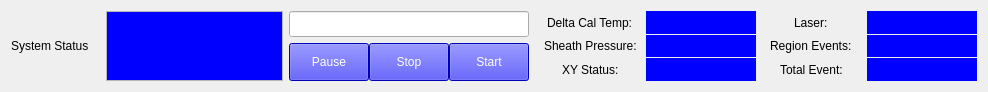
<?xml version="1.0" encoding="UTF-8"?>
<ui version="4.0">
 <class>StatusBarWidget</class>
 <widget class="QWidget" name="StatusBarWidget">
  <property name="geometry">
   <rect>
    <x>0</x>
    <y>0</y>
    <width>988</width>
    <height>89</height>
   </rect>
  </property>
  <property name="windowTitle">
   <string>StatusBar</string>
  </property>
  <layout class="QHBoxLayout" name="horizontalLayout" stretch="1,2,2,5">
   <item>
    <widget class="QLabel" name="label">
     <property name="text">
      <string>System Status</string>
     </property>
    </widget>
   </item>
   <item>
    <widget class="QPlainTextEdit" name="plainTextEdit">
     <property name="palette">
      <palette>
       <active>
        <colorrole role="Text">
         <brush brushstyle="SolidPattern">
          <color alpha="255">
           <red>255</red>
           <green>255</green>
           <blue>255</blue>
          </color>
         </brush>
        </colorrole>
        <colorrole role="Base">
         <brush brushstyle="SolidPattern">
          <color alpha="255">
           <red>0</red>
           <green>0</green>
           <blue>255</blue>
          </color>
         </brush>
        </colorrole>
       </active>
       <inactive>
        <colorrole role="Text">
         <brush brushstyle="SolidPattern">
          <color alpha="255">
           <red>255</red>
           <green>255</green>
           <blue>255</blue>
          </color>
         </brush>
        </colorrole>
        <colorrole role="Base">
         <brush brushstyle="SolidPattern">
          <color alpha="255">
           <red>0</red>
           <green>0</green>
           <blue>255</blue>
          </color>
         </brush>
        </colorrole>
       </inactive>
       <disabled>
        <colorrole role="Text">
         <brush brushstyle="SolidPattern">
          <color alpha="255">
           <red>120</red>
           <green>120</green>
           <blue>120</blue>
          </color>
         </brush>
        </colorrole>
        <colorrole role="Base">
         <brush brushstyle="SolidPattern">
          <color alpha="255">
           <red>240</red>
           <green>240</green>
           <blue>240</blue>
          </color>
         </brush>
        </colorrole>
       </disabled>
      </palette>
     </property>
    </widget>
   </item>
   <item>
    <layout class="QGridLayout" name="gridLayout" rowstretch="2,3" rowminimumheight="2,3">
     <property name="horizontalSpacing">
      <number>0</number>
     </property>
     <property name="verticalSpacing">
      <number>6</number>
     </property>
     <item row="0" column="0" colspan="3">
      <widget class="QProgressBar" name="progressBar">
       <property name="sizePolicy">
        <sizepolicy hsizetype="Expanding" vsizetype="Expanding">
         <horstretch>0</horstretch>
         <verstretch>0</verstretch>
        </sizepolicy>
       </property>
       <property name="styleSheet">
        <string notr="true">QProgressBar::chunk {
   background-color: blue;   
}</string>
       </property>
       <property name="value">
        <number>0</number>
       </property>
       <property name="textVisible">
        <bool>false</bool>
       </property>
      </widget>
     </item>
     <item row="1" column="0">
      <widget class="QPushButton" name="pushButton">
       <property name="sizePolicy">
        <sizepolicy hsizetype="Minimum" vsizetype="Expanding">
         <horstretch>0</horstretch>
         <verstretch>0</verstretch>
        </sizepolicy>
       </property>
       <property name="palette">
        <palette>
         <active>
          <colorrole role="Button">
           <brush brushstyle="SolidPattern">
            <color alpha="255">
             <red>0</red>
             <green>0</green>
             <blue>255</blue>
            </color>
           </brush>
          </colorrole>
          <colorrole role="ButtonText">
           <brush brushstyle="SolidPattern">
            <color alpha="255">
             <red>255</red>
             <green>255</green>
             <blue>255</blue>
            </color>
           </brush>
          </colorrole>
          <colorrole role="Base">
           <brush brushstyle="SolidPattern">
            <color alpha="255">
             <red>0</red>
             <green>0</green>
             <blue>255</blue>
            </color>
           </brush>
          </colorrole>
          <colorrole role="Window">
           <brush brushstyle="SolidPattern">
            <color alpha="255">
             <red>0</red>
             <green>0</green>
             <blue>255</blue>
            </color>
           </brush>
          </colorrole>
         </active>
         <inactive>
          <colorrole role="Button">
           <brush brushstyle="SolidPattern">
            <color alpha="255">
             <red>0</red>
             <green>0</green>
             <blue>255</blue>
            </color>
           </brush>
          </colorrole>
          <colorrole role="ButtonText">
           <brush brushstyle="SolidPattern">
            <color alpha="255">
             <red>255</red>
             <green>255</green>
             <blue>255</blue>
            </color>
           </brush>
          </colorrole>
          <colorrole role="Base">
           <brush brushstyle="SolidPattern">
            <color alpha="255">
             <red>0</red>
             <green>0</green>
             <blue>255</blue>
            </color>
           </brush>
          </colorrole>
          <colorrole role="Window">
           <brush brushstyle="SolidPattern">
            <color alpha="255">
             <red>0</red>
             <green>0</green>
             <blue>255</blue>
            </color>
           </brush>
          </colorrole>
         </inactive>
         <disabled>
          <colorrole role="Button">
           <brush brushstyle="SolidPattern">
            <color alpha="255">
             <red>0</red>
             <green>0</green>
             <blue>255</blue>
            </color>
           </brush>
          </colorrole>
          <colorrole role="ButtonText">
           <brush brushstyle="SolidPattern">
            <color alpha="255">
             <red>120</red>
             <green>120</green>
             <blue>120</blue>
            </color>
           </brush>
          </colorrole>
          <colorrole role="Base">
           <brush brushstyle="SolidPattern">
            <color alpha="255">
             <red>0</red>
             <green>0</green>
             <blue>255</blue>
            </color>
           </brush>
          </colorrole>
          <colorrole role="Window">
           <brush brushstyle="SolidPattern">
            <color alpha="255">
             <red>0</red>
             <green>0</green>
             <blue>255</blue>
            </color>
           </brush>
          </colorrole>
         </disabled>
        </palette>
       </property>
       <property name="styleSheet">
        <string notr="true">background-color:blue</string>
       </property>
       <property name="text">
        <string>Pause</string>
       </property>
      </widget>
     </item>
     <item row="1" column="1">
      <widget class="QPushButton" name="pushButton_2">
       <property name="sizePolicy">
        <sizepolicy hsizetype="Minimum" vsizetype="Expanding">
         <horstretch>0</horstretch>
         <verstretch>0</verstretch>
        </sizepolicy>
       </property>
       <property name="palette">
        <palette>
         <active>
          <colorrole role="Button">
           <brush brushstyle="SolidPattern">
            <color alpha="255">
             <red>0</red>
             <green>0</green>
             <blue>255</blue>
            </color>
           </brush>
          </colorrole>
          <colorrole role="ButtonText">
           <brush brushstyle="SolidPattern">
            <color alpha="255">
             <red>255</red>
             <green>255</green>
             <blue>255</blue>
            </color>
           </brush>
          </colorrole>
          <colorrole role="Base">
           <brush brushstyle="SolidPattern">
            <color alpha="255">
             <red>0</red>
             <green>0</green>
             <blue>255</blue>
            </color>
           </brush>
          </colorrole>
          <colorrole role="Window">
           <brush brushstyle="SolidPattern">
            <color alpha="255">
             <red>0</red>
             <green>0</green>
             <blue>255</blue>
            </color>
           </brush>
          </colorrole>
         </active>
         <inactive>
          <colorrole role="Button">
           <brush brushstyle="SolidPattern">
            <color alpha="255">
             <red>0</red>
             <green>0</green>
             <blue>255</blue>
            </color>
           </brush>
          </colorrole>
          <colorrole role="ButtonText">
           <brush brushstyle="SolidPattern">
            <color alpha="255">
             <red>255</red>
             <green>255</green>
             <blue>255</blue>
            </color>
           </brush>
          </colorrole>
          <colorrole role="Base">
           <brush brushstyle="SolidPattern">
            <color alpha="255">
             <red>0</red>
             <green>0</green>
             <blue>255</blue>
            </color>
           </brush>
          </colorrole>
          <colorrole role="Window">
           <brush brushstyle="SolidPattern">
            <color alpha="255">
             <red>0</red>
             <green>0</green>
             <blue>255</blue>
            </color>
           </brush>
          </colorrole>
         </inactive>
         <disabled>
          <colorrole role="Button">
           <brush brushstyle="SolidPattern">
            <color alpha="255">
             <red>0</red>
             <green>0</green>
             <blue>255</blue>
            </color>
           </brush>
          </colorrole>
          <colorrole role="ButtonText">
           <brush brushstyle="SolidPattern">
            <color alpha="255">
             <red>120</red>
             <green>120</green>
             <blue>120</blue>
            </color>
           </brush>
          </colorrole>
          <colorrole role="Base">
           <brush brushstyle="SolidPattern">
            <color alpha="255">
             <red>0</red>
             <green>0</green>
             <blue>255</blue>
            </color>
           </brush>
          </colorrole>
          <colorrole role="Window">
           <brush brushstyle="SolidPattern">
            <color alpha="255">
             <red>0</red>
             <green>0</green>
             <blue>255</blue>
            </color>
           </brush>
          </colorrole>
         </disabled>
        </palette>
       </property>
       <property name="styleSheet">
        <string notr="true">background-color:blue</string>
       </property>
       <property name="text">
        <string>Stop</string>
       </property>
      </widget>
     </item>
     <item row="1" column="2">
      <widget class="QPushButton" name="pushButton_3">
       <property name="sizePolicy">
        <sizepolicy hsizetype="Minimum" vsizetype="Expanding">
         <horstretch>0</horstretch>
         <verstretch>0</verstretch>
        </sizepolicy>
       </property>
       <property name="palette">
        <palette>
         <active>
          <colorrole role="Button">
           <brush brushstyle="SolidPattern">
            <color alpha="255">
             <red>0</red>
             <green>0</green>
             <blue>255</blue>
            </color>
           </brush>
          </colorrole>
          <colorrole role="ButtonText">
           <brush brushstyle="SolidPattern">
            <color alpha="255">
             <red>255</red>
             <green>255</green>
             <blue>255</blue>
            </color>
           </brush>
          </colorrole>
          <colorrole role="Base">
           <brush brushstyle="SolidPattern">
            <color alpha="255">
             <red>0</red>
             <green>0</green>
             <blue>255</blue>
            </color>
           </brush>
          </colorrole>
          <colorrole role="Window">
           <brush brushstyle="SolidPattern">
            <color alpha="255">
             <red>0</red>
             <green>0</green>
             <blue>255</blue>
            </color>
           </brush>
          </colorrole>
         </active>
         <inactive>
          <colorrole role="Button">
           <brush brushstyle="SolidPattern">
            <color alpha="255">
             <red>0</red>
             <green>0</green>
             <blue>255</blue>
            </color>
           </brush>
          </colorrole>
          <colorrole role="ButtonText">
           <brush brushstyle="SolidPattern">
            <color alpha="255">
             <red>255</red>
             <green>255</green>
             <blue>255</blue>
            </color>
           </brush>
          </colorrole>
          <colorrole role="Base">
           <brush brushstyle="SolidPattern">
            <color alpha="255">
             <red>0</red>
             <green>0</green>
             <blue>255</blue>
            </color>
           </brush>
          </colorrole>
          <colorrole role="Window">
           <brush brushstyle="SolidPattern">
            <color alpha="255">
             <red>0</red>
             <green>0</green>
             <blue>255</blue>
            </color>
           </brush>
          </colorrole>
         </inactive>
         <disabled>
          <colorrole role="Button">
           <brush brushstyle="SolidPattern">
            <color alpha="255">
             <red>0</red>
             <green>0</green>
             <blue>255</blue>
            </color>
           </brush>
          </colorrole>
          <colorrole role="ButtonText">
           <brush brushstyle="SolidPattern">
            <color alpha="255">
             <red>120</red>
             <green>120</green>
             <blue>120</blue>
            </color>
           </brush>
          </colorrole>
          <colorrole role="Base">
           <brush brushstyle="SolidPattern">
            <color alpha="255">
             <red>0</red>
             <green>0</green>
             <blue>255</blue>
            </color>
           </brush>
          </colorrole>
          <colorrole role="Window">
           <brush brushstyle="SolidPattern">
            <color alpha="255">
             <red>0</red>
             <green>0</green>
             <blue>255</blue>
            </color>
           </brush>
          </colorrole>
         </disabled>
        </palette>
       </property>
       <property name="styleSheet">
        <string notr="true">background-color:blue</string>
       </property>
       <property name="text">
        <string>Start</string>
       </property>
      </widget>
     </item>
    </layout>
   </item>
   <item>
    <layout class="QGridLayout" name="gridLayout_2">
     <property name="horizontalSpacing">
      <number>0</number>
     </property>
     <property name="verticalSpacing">
      <number>1</number>
     </property>
     <item row="0" column="0" alignment="Qt::AlignHCenter">
      <widget class="QLabel" name="label_2">
       <property name="text">
        <string>Delta Cal Temp:</string>
       </property>
      </widget>
     </item>
     <item row="0" column="1">
      <widget class="QLabel" name="labelDeltaCalTemp">
       <property name="palette">
        <palette>
         <active>
          <colorrole role="WindowText">
           <brush brushstyle="SolidPattern">
            <color alpha="255">
             <red>255</red>
             <green>255</green>
             <blue>255</blue>
            </color>
           </brush>
          </colorrole>
          <colorrole role="Button">
           <brush brushstyle="SolidPattern">
            <color alpha="255">
             <red>0</red>
             <green>0</green>
             <blue>255</blue>
            </color>
           </brush>
          </colorrole>
          <colorrole role="Base">
           <brush brushstyle="SolidPattern">
            <color alpha="255">
             <red>0</red>
             <green>0</green>
             <blue>255</blue>
            </color>
           </brush>
          </colorrole>
          <colorrole role="Window">
           <brush brushstyle="SolidPattern">
            <color alpha="255">
             <red>0</red>
             <green>0</green>
             <blue>255</blue>
            </color>
           </brush>
          </colorrole>
         </active>
         <inactive>
          <colorrole role="WindowText">
           <brush brushstyle="SolidPattern">
            <color alpha="255">
             <red>255</red>
             <green>255</green>
             <blue>255</blue>
            </color>
           </brush>
          </colorrole>
          <colorrole role="Button">
           <brush brushstyle="SolidPattern">
            <color alpha="255">
             <red>0</red>
             <green>0</green>
             <blue>255</blue>
            </color>
           </brush>
          </colorrole>
          <colorrole role="Base">
           <brush brushstyle="SolidPattern">
            <color alpha="255">
             <red>0</red>
             <green>0</green>
             <blue>255</blue>
            </color>
           </brush>
          </colorrole>
          <colorrole role="Window">
           <brush brushstyle="SolidPattern">
            <color alpha="255">
             <red>0</red>
             <green>0</green>
             <blue>255</blue>
            </color>
           </brush>
          </colorrole>
         </inactive>
         <disabled>
          <colorrole role="WindowText">
           <brush brushstyle="SolidPattern">
            <color alpha="255">
             <red>120</red>
             <green>120</green>
             <blue>120</blue>
            </color>
           </brush>
          </colorrole>
          <colorrole role="Button">
           <brush brushstyle="SolidPattern">
            <color alpha="255">
             <red>0</red>
             <green>0</green>
             <blue>255</blue>
            </color>
           </brush>
          </colorrole>
          <colorrole role="Base">
           <brush brushstyle="SolidPattern">
            <color alpha="255">
             <red>0</red>
             <green>0</green>
             <blue>255</blue>
            </color>
           </brush>
          </colorrole>
          <colorrole role="Window">
           <brush brushstyle="SolidPattern">
            <color alpha="255">
             <red>0</red>
             <green>0</green>
             <blue>255</blue>
            </color>
           </brush>
          </colorrole>
         </disabled>
        </palette>
       </property>
       <property name="styleSheet">
        <string notr="true">background-color:blue</string>
       </property>
       <property name="text">
        <string/>
       </property>
      </widget>
     </item>
     <item row="0" column="2" alignment="Qt::AlignHCenter">
      <widget class="QLabel" name="label_9">
       <property name="text">
        <string>Laser:</string>
       </property>
      </widget>
     </item>
     <item row="0" column="3">
      <widget class="QLabel" name="labelLaser">
       <property name="palette">
        <palette>
         <active>
          <colorrole role="WindowText">
           <brush brushstyle="SolidPattern">
            <color alpha="255">
             <red>255</red>
             <green>255</green>
             <blue>255</blue>
            </color>
           </brush>
          </colorrole>
          <colorrole role="Button">
           <brush brushstyle="SolidPattern">
            <color alpha="255">
             <red>0</red>
             <green>0</green>
             <blue>255</blue>
            </color>
           </brush>
          </colorrole>
          <colorrole role="Base">
           <brush brushstyle="SolidPattern">
            <color alpha="255">
             <red>0</red>
             <green>0</green>
             <blue>255</blue>
            </color>
           </brush>
          </colorrole>
          <colorrole role="Window">
           <brush brushstyle="SolidPattern">
            <color alpha="255">
             <red>0</red>
             <green>0</green>
             <blue>255</blue>
            </color>
           </brush>
          </colorrole>
         </active>
         <inactive>
          <colorrole role="WindowText">
           <brush brushstyle="SolidPattern">
            <color alpha="255">
             <red>255</red>
             <green>255</green>
             <blue>255</blue>
            </color>
           </brush>
          </colorrole>
          <colorrole role="Button">
           <brush brushstyle="SolidPattern">
            <color alpha="255">
             <red>0</red>
             <green>0</green>
             <blue>255</blue>
            </color>
           </brush>
          </colorrole>
          <colorrole role="Base">
           <brush brushstyle="SolidPattern">
            <color alpha="255">
             <red>0</red>
             <green>0</green>
             <blue>255</blue>
            </color>
           </brush>
          </colorrole>
          <colorrole role="Window">
           <brush brushstyle="SolidPattern">
            <color alpha="255">
             <red>0</red>
             <green>0</green>
             <blue>255</blue>
            </color>
           </brush>
          </colorrole>
         </inactive>
         <disabled>
          <colorrole role="WindowText">
           <brush brushstyle="SolidPattern">
            <color alpha="255">
             <red>120</red>
             <green>120</green>
             <blue>120</blue>
            </color>
           </brush>
          </colorrole>
          <colorrole role="Button">
           <brush brushstyle="SolidPattern">
            <color alpha="255">
             <red>0</red>
             <green>0</green>
             <blue>255</blue>
            </color>
           </brush>
          </colorrole>
          <colorrole role="Base">
           <brush brushstyle="SolidPattern">
            <color alpha="255">
             <red>0</red>
             <green>0</green>
             <blue>255</blue>
            </color>
           </brush>
          </colorrole>
          <colorrole role="Window">
           <brush brushstyle="SolidPattern">
            <color alpha="255">
             <red>0</red>
             <green>0</green>
             <blue>255</blue>
            </color>
           </brush>
          </colorrole>
         </disabled>
        </palette>
       </property>
       <property name="styleSheet">
        <string notr="true">background-color:blue</string>
       </property>
       <property name="text">
        <string/>
       </property>
      </widget>
     </item>
     <item row="1" column="0" alignment="Qt::AlignHCenter">
      <widget class="QLabel" name="label_3">
       <property name="text">
        <string>Sheath Pressure:</string>
       </property>
      </widget>
     </item>
     <item row="1" column="1">
      <widget class="QLabel" name="labelSheathPressure">
       <property name="palette">
        <palette>
         <active>
          <colorrole role="WindowText">
           <brush brushstyle="SolidPattern">
            <color alpha="255">
             <red>255</red>
             <green>255</green>
             <blue>255</blue>
            </color>
           </brush>
          </colorrole>
          <colorrole role="Button">
           <brush brushstyle="SolidPattern">
            <color alpha="255">
             <red>0</red>
             <green>0</green>
             <blue>255</blue>
            </color>
           </brush>
          </colorrole>
          <colorrole role="Base">
           <brush brushstyle="SolidPattern">
            <color alpha="255">
             <red>0</red>
             <green>0</green>
             <blue>255</blue>
            </color>
           </brush>
          </colorrole>
          <colorrole role="Window">
           <brush brushstyle="SolidPattern">
            <color alpha="255">
             <red>0</red>
             <green>0</green>
             <blue>255</blue>
            </color>
           </brush>
          </colorrole>
         </active>
         <inactive>
          <colorrole role="WindowText">
           <brush brushstyle="SolidPattern">
            <color alpha="255">
             <red>255</red>
             <green>255</green>
             <blue>255</blue>
            </color>
           </brush>
          </colorrole>
          <colorrole role="Button">
           <brush brushstyle="SolidPattern">
            <color alpha="255">
             <red>0</red>
             <green>0</green>
             <blue>255</blue>
            </color>
           </brush>
          </colorrole>
          <colorrole role="Base">
           <brush brushstyle="SolidPattern">
            <color alpha="255">
             <red>0</red>
             <green>0</green>
             <blue>255</blue>
            </color>
           </brush>
          </colorrole>
          <colorrole role="Window">
           <brush brushstyle="SolidPattern">
            <color alpha="255">
             <red>0</red>
             <green>0</green>
             <blue>255</blue>
            </color>
           </brush>
          </colorrole>
         </inactive>
         <disabled>
          <colorrole role="WindowText">
           <brush brushstyle="SolidPattern">
            <color alpha="255">
             <red>120</red>
             <green>120</green>
             <blue>120</blue>
            </color>
           </brush>
          </colorrole>
          <colorrole role="Button">
           <brush brushstyle="SolidPattern">
            <color alpha="255">
             <red>0</red>
             <green>0</green>
             <blue>255</blue>
            </color>
           </brush>
          </colorrole>
          <colorrole role="Base">
           <brush brushstyle="SolidPattern">
            <color alpha="255">
             <red>0</red>
             <green>0</green>
             <blue>255</blue>
            </color>
           </brush>
          </colorrole>
          <colorrole role="Window">
           <brush brushstyle="SolidPattern">
            <color alpha="255">
             <red>0</red>
             <green>0</green>
             <blue>255</blue>
            </color>
           </brush>
          </colorrole>
         </disabled>
        </palette>
       </property>
       <property name="styleSheet">
        <string notr="true">background-color:blue</string>
       </property>
       <property name="text">
        <string/>
       </property>
      </widget>
     </item>
     <item row="1" column="2" alignment="Qt::AlignHCenter">
      <widget class="QLabel" name="label_11">
       <property name="text">
        <string>Region Events:</string>
       </property>
      </widget>
     </item>
     <item row="1" column="3">
      <widget class="QLabel" name="labelRegionEvents">
       <property name="palette">
        <palette>
         <active>
          <colorrole role="WindowText">
           <brush brushstyle="SolidPattern">
            <color alpha="255">
             <red>255</red>
             <green>255</green>
             <blue>255</blue>
            </color>
           </brush>
          </colorrole>
          <colorrole role="Button">
           <brush brushstyle="SolidPattern">
            <color alpha="255">
             <red>0</red>
             <green>0</green>
             <blue>255</blue>
            </color>
           </brush>
          </colorrole>
          <colorrole role="Base">
           <brush brushstyle="SolidPattern">
            <color alpha="255">
             <red>0</red>
             <green>0</green>
             <blue>255</blue>
            </color>
           </brush>
          </colorrole>
          <colorrole role="Window">
           <brush brushstyle="SolidPattern">
            <color alpha="255">
             <red>0</red>
             <green>0</green>
             <blue>255</blue>
            </color>
           </brush>
          </colorrole>
         </active>
         <inactive>
          <colorrole role="WindowText">
           <brush brushstyle="SolidPattern">
            <color alpha="255">
             <red>255</red>
             <green>255</green>
             <blue>255</blue>
            </color>
           </brush>
          </colorrole>
          <colorrole role="Button">
           <brush brushstyle="SolidPattern">
            <color alpha="255">
             <red>0</red>
             <green>0</green>
             <blue>255</blue>
            </color>
           </brush>
          </colorrole>
          <colorrole role="Base">
           <brush brushstyle="SolidPattern">
            <color alpha="255">
             <red>0</red>
             <green>0</green>
             <blue>255</blue>
            </color>
           </brush>
          </colorrole>
          <colorrole role="Window">
           <brush brushstyle="SolidPattern">
            <color alpha="255">
             <red>0</red>
             <green>0</green>
             <blue>255</blue>
            </color>
           </brush>
          </colorrole>
         </inactive>
         <disabled>
          <colorrole role="WindowText">
           <brush brushstyle="SolidPattern">
            <color alpha="255">
             <red>120</red>
             <green>120</green>
             <blue>120</blue>
            </color>
           </brush>
          </colorrole>
          <colorrole role="Button">
           <brush brushstyle="SolidPattern">
            <color alpha="255">
             <red>0</red>
             <green>0</green>
             <blue>255</blue>
            </color>
           </brush>
          </colorrole>
          <colorrole role="Base">
           <brush brushstyle="SolidPattern">
            <color alpha="255">
             <red>0</red>
             <green>0</green>
             <blue>255</blue>
            </color>
           </brush>
          </colorrole>
          <colorrole role="Window">
           <brush brushstyle="SolidPattern">
            <color alpha="255">
             <red>0</red>
             <green>0</green>
             <blue>255</blue>
            </color>
           </brush>
          </colorrole>
         </disabled>
        </palette>
       </property>
       <property name="styleSheet">
        <string notr="true">background-color:blue</string>
       </property>
       <property name="text">
        <string/>
       </property>
      </widget>
     </item>
     <item row="2" column="0" alignment="Qt::AlignHCenter">
      <widget class="QLabel" name="label_4">
       <property name="text">
        <string>XY Status:</string>
       </property>
      </widget>
     </item>
     <item row="2" column="1">
      <widget class="QLabel" name="labelXYStatus">
       <property name="palette">
        <palette>
         <active>
          <colorrole role="WindowText">
           <brush brushstyle="SolidPattern">
            <color alpha="255">
             <red>255</red>
             <green>255</green>
             <blue>255</blue>
            </color>
           </brush>
          </colorrole>
          <colorrole role="Button">
           <brush brushstyle="SolidPattern">
            <color alpha="255">
             <red>0</red>
             <green>0</green>
             <blue>255</blue>
            </color>
           </brush>
          </colorrole>
          <colorrole role="Base">
           <brush brushstyle="SolidPattern">
            <color alpha="255">
             <red>0</red>
             <green>0</green>
             <blue>255</blue>
            </color>
           </brush>
          </colorrole>
          <colorrole role="Window">
           <brush brushstyle="SolidPattern">
            <color alpha="255">
             <red>0</red>
             <green>0</green>
             <blue>255</blue>
            </color>
           </brush>
          </colorrole>
         </active>
         <inactive>
          <colorrole role="WindowText">
           <brush brushstyle="SolidPattern">
            <color alpha="255">
             <red>255</red>
             <green>255</green>
             <blue>255</blue>
            </color>
           </brush>
          </colorrole>
          <colorrole role="Button">
           <brush brushstyle="SolidPattern">
            <color alpha="255">
             <red>0</red>
             <green>0</green>
             <blue>255</blue>
            </color>
           </brush>
          </colorrole>
          <colorrole role="Base">
           <brush brushstyle="SolidPattern">
            <color alpha="255">
             <red>0</red>
             <green>0</green>
             <blue>255</blue>
            </color>
           </brush>
          </colorrole>
          <colorrole role="Window">
           <brush brushstyle="SolidPattern">
            <color alpha="255">
             <red>0</red>
             <green>0</green>
             <blue>255</blue>
            </color>
           </brush>
          </colorrole>
         </inactive>
         <disabled>
          <colorrole role="WindowText">
           <brush brushstyle="SolidPattern">
            <color alpha="255">
             <red>120</red>
             <green>120</green>
             <blue>120</blue>
            </color>
           </brush>
          </colorrole>
          <colorrole role="Button">
           <brush brushstyle="SolidPattern">
            <color alpha="255">
             <red>0</red>
             <green>0</green>
             <blue>255</blue>
            </color>
           </brush>
          </colorrole>
          <colorrole role="Base">
           <brush brushstyle="SolidPattern">
            <color alpha="255">
             <red>0</red>
             <green>0</green>
             <blue>255</blue>
            </color>
           </brush>
          </colorrole>
          <colorrole role="Window">
           <brush brushstyle="SolidPattern">
            <color alpha="255">
             <red>0</red>
             <green>0</green>
             <blue>255</blue>
            </color>
           </brush>
          </colorrole>
         </disabled>
        </palette>
       </property>
       <property name="styleSheet">
        <string notr="true">background-color:blue</string>
       </property>
       <property name="text">
        <string/>
       </property>
      </widget>
     </item>
     <item row="2" column="2" alignment="Qt::AlignHCenter">
      <widget class="QLabel" name="label_12">
       <property name="text">
        <string>Total Event:</string>
       </property>
      </widget>
     </item>
     <item row="2" column="3">
      <widget class="QLabel" name="labelTotalEvents">
       <property name="palette">
        <palette>
         <active>
          <colorrole role="WindowText">
           <brush brushstyle="SolidPattern">
            <color alpha="255">
             <red>255</red>
             <green>255</green>
             <blue>255</blue>
            </color>
           </brush>
          </colorrole>
          <colorrole role="Button">
           <brush brushstyle="SolidPattern">
            <color alpha="255">
             <red>0</red>
             <green>0</green>
             <blue>255</blue>
            </color>
           </brush>
          </colorrole>
          <colorrole role="Base">
           <brush brushstyle="SolidPattern">
            <color alpha="255">
             <red>0</red>
             <green>0</green>
             <blue>255</blue>
            </color>
           </brush>
          </colorrole>
          <colorrole role="Window">
           <brush brushstyle="SolidPattern">
            <color alpha="255">
             <red>0</red>
             <green>0</green>
             <blue>255</blue>
            </color>
           </brush>
          </colorrole>
         </active>
         <inactive>
          <colorrole role="WindowText">
           <brush brushstyle="SolidPattern">
            <color alpha="255">
             <red>255</red>
             <green>255</green>
             <blue>255</blue>
            </color>
           </brush>
          </colorrole>
          <colorrole role="Button">
           <brush brushstyle="SolidPattern">
            <color alpha="255">
             <red>0</red>
             <green>0</green>
             <blue>255</blue>
            </color>
           </brush>
          </colorrole>
          <colorrole role="Base">
           <brush brushstyle="SolidPattern">
            <color alpha="255">
             <red>0</red>
             <green>0</green>
             <blue>255</blue>
            </color>
           </brush>
          </colorrole>
          <colorrole role="Window">
           <brush brushstyle="SolidPattern">
            <color alpha="255">
             <red>0</red>
             <green>0</green>
             <blue>255</blue>
            </color>
           </brush>
          </colorrole>
         </inactive>
         <disabled>
          <colorrole role="WindowText">
           <brush brushstyle="SolidPattern">
            <color alpha="255">
             <red>120</red>
             <green>120</green>
             <blue>120</blue>
            </color>
           </brush>
          </colorrole>
          <colorrole role="Button">
           <brush brushstyle="SolidPattern">
            <color alpha="255">
             <red>0</red>
             <green>0</green>
             <blue>255</blue>
            </color>
           </brush>
          </colorrole>
          <colorrole role="Base">
           <brush brushstyle="SolidPattern">
            <color alpha="255">
             <red>0</red>
             <green>0</green>
             <blue>255</blue>
            </color>
           </brush>
          </colorrole>
          <colorrole role="Window">
           <brush brushstyle="SolidPattern">
            <color alpha="255">
             <red>0</red>
             <green>0</green>
             <blue>255</blue>
            </color>
           </brush>
          </colorrole>
         </disabled>
        </palette>
       </property>
       <property name="styleSheet">
        <string notr="true">background-color:blue</string>
       </property>
       <property name="text">
        <string/>
       </property>
      </widget>
     </item>
    </layout>
   </item>
  </layout>
 </widget>
 <resources/>
 <connections/>
</ui>
